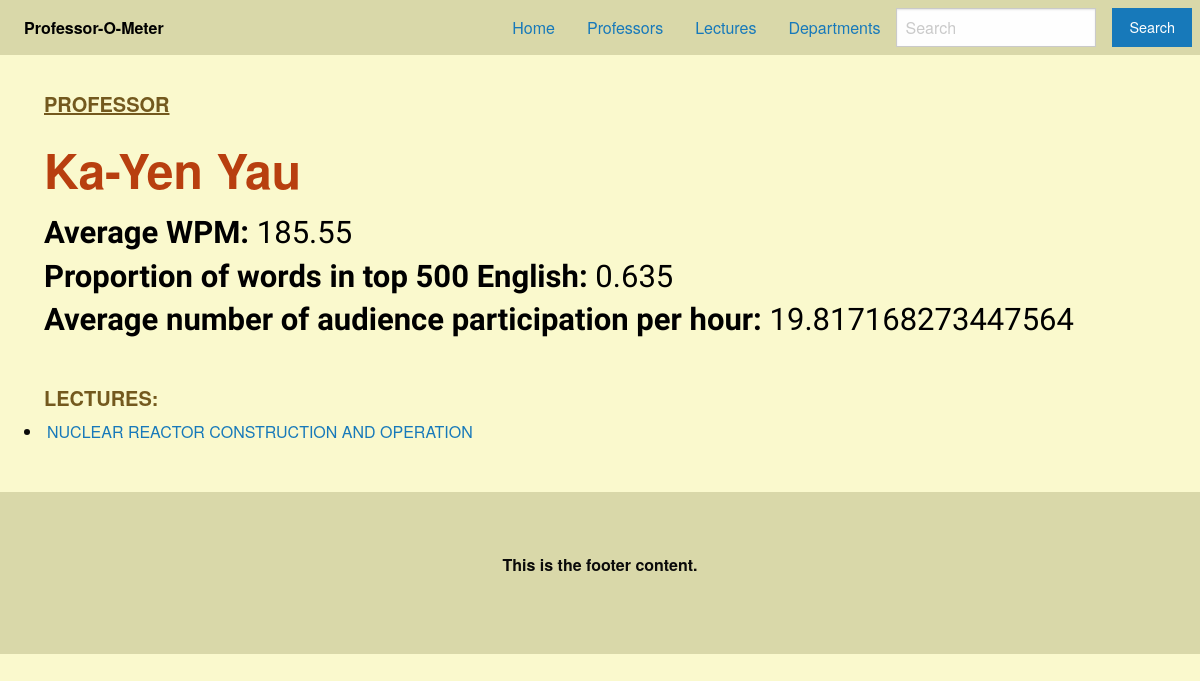
/prof/185, run on an earlier commit of the app's database.
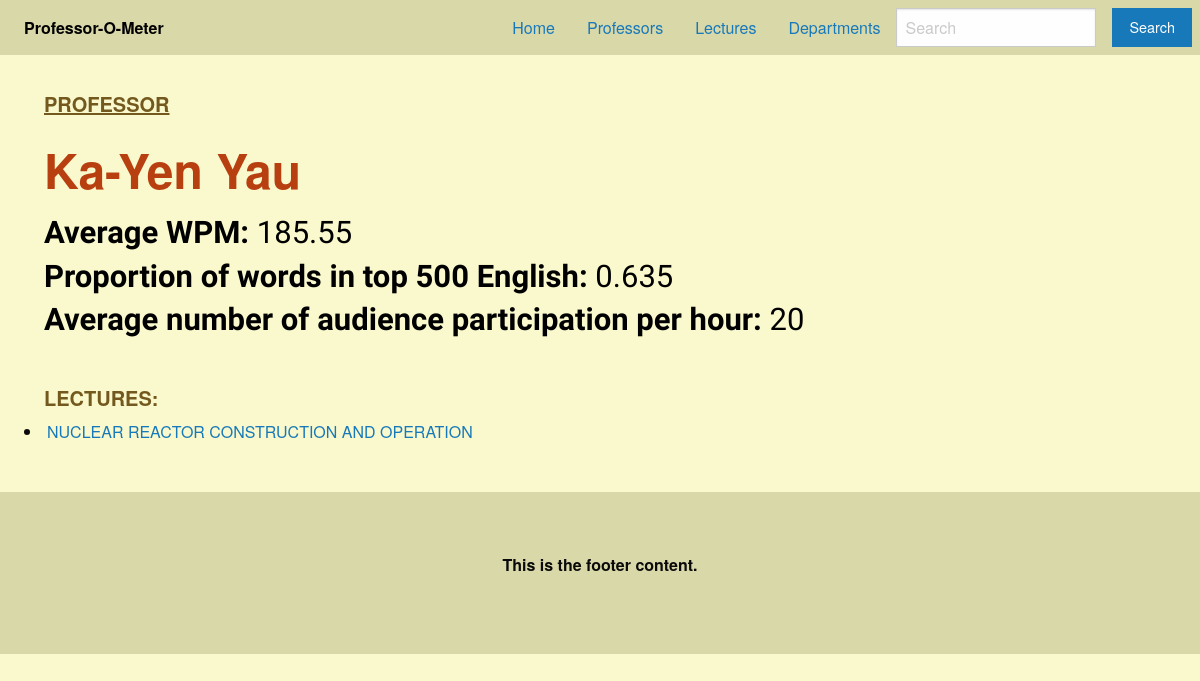
And on a later commit of the database.
### tables this page shows
CREATE TABLE Professor(professor_id int primary key, professor text, speed int, vocabulary int, stu_interact int);

CREATE TABLE Lectures(Lecture_id int primary key, course_title text, lecture_title text, professor_id int, topic text, speed int, vocabulary int);

### app/__init__.py (the view)
@app.route("/prof/<prof_id>", methods=["GET"])
def prof_info(prof_id):
    prof_lectures = get_lectures_from_prof_id(prof_id)
    info = get_professor_info(prof_id)
    n=info[1] # Name
    s=info[2] # Speed
    v=info[3] # vocab
    i=info[4] # student interaction
    return render_template("prof_info.html", ID=prof_id, LECTURES=prof_lectures, SPEED=s, VOCAB=v, INTERACTION=i, NAME=n)

### app/db.py (called while the page is built)
def get_professor_info(ID):
    c = db.cursor()
    c.execute("select * from Professor where (professor_id = ?)", (ID,))
    data = c.fetchall()
    c.close()
    if data == None :
        return []
    return data[0]

def get_lectures_from_prof_id(ID):
    c = db.cursor()
    c.execute("select Lecture_id,lecture_title from Lectures where (professor_id = ?)", (ID,))
    data = c.fetchall()
    c.close()
    if data == None :
        return []
    Titles = [[Title[0], Title[1]] for Title in data]
    return Titles

### app/templates/prof_info.html (shortened to what this page needs)
<!DOCTYPE html>
<html lang="en">
<head>
    <link rel="stylesheet" href="https://cdn.jsdelivr.net/npm/foundation-sites@6.7.5/dist/css/foundation.min.css"
>
    <link rel="stylesheet" href="static/css/stylesheet.css">
</head>
<body>
    <nav id="navbar" class="top-bar" data-topbar role="navigation">
        <div id="navbar" class="top-bar-left">
            <ul id="navbar" class="dropdown menu" data-responsive-menu="drilldown medium-dropdown">
                <li id="menu-text" class="menu-text">Professor-O-Meter</li>
            </ul>
        </div>
        <div id="navbar" class="top-bar-right">
            <ul id="navbar" class="dropdown menu" data-responsive-menu="drilldown medium-dropdown">
                <li><a href="/">Home</a></li>
                <li><a href="/professor">Professors</a></li>
                <li><a href="/lecture">Lectures</a></li>
                <li><a href="/departments">Departments</a></li>
                <ul class="menu">
                    <li>
                        <form id="navbar" action="/result" class="search-form">
                            <input type="search" placeholder="Search" name="search">
                    </li>
                    <li><button id="search_button" type="submit" class="button">Search</button>
                    </li>
                </ul>
        </div>
    </nav>
    <div style="margin-left: 2vw">
        <h2><u>PROFESSOR</u></h2>
        <h1 id="prof_name">{{NAME}} <br></h1>
        <h3>
        <b>Average WPM:</b> {{SPEED}} <br>
        <b>Proportion of words in top 500 English:</b> {{VOCAB}} <br>
        <b>Average number of audience participation per hour:</b> {{INTERACTION}}<br>
        <h2>LECTURES:</h2>
        {% for lecture in LECTURES %}
        </h3>
        <li><a href={{ url_for( 'lecture_info' ,lecture_id=lecture[0])}}>
                {{lecture[1]}}
            </a></li>
        {% endfor %}
    </div>
    <br><br>
    <footer class="footer">
        <div class="grid-container">
            <div class="grid-x grid-padding-x">
                <div class="cell small-12">
                    <p>This is the footer content.</p>
                </div>
            </div>
        </div>
    </footer>
</body>
</html>

### app/static/css/stylesheet.css (style rules this page uses)
#navbar { background-color: #d9d8a9; align-items: center; }
#menu-text { color: black }
.footer { background-color: #d9d8a9; padding: 60px; text-align: center; font-weight: bold; }
h1 { font-weight: bold; padding-left: 20px; padding-top: 20px; }
h2 { padding-left: 20px; color: #73591e; font-weight: bold; }
h3 { padding-left: 20px; color: black; }
body { background-color: #faf9cd; }

### app/templates/prof_info.html (style rules this page uses)
#navbar { background-color: #d9d8a9; align-items: center; }
#menu-text { color: black }
.footer { background-color: #d9d8a9; padding: 60px; text-align: center; font-weight: bold; }
#prof_name { color: #b83f0f }
h1 { font-weight: bold; padding-left: 20px; padding-top: 10px; }
h2 { font-size: 20px; padding-top: 35px; padding-left: 20px; color: #73591e; font-weight: bold; }
h3 { font-family: Work Sans, sans-serif; padding-left: 20px; color: black; }
body { background-color: #faf9cd; }

What changed in the data, as far as the page shows it:
changed Professor "Ka-Yen Yau": stu_interact "19.817168273447564" → (not shown)
Also different on the page:
{{ INTERACTION }}: (not shown) → "20"
